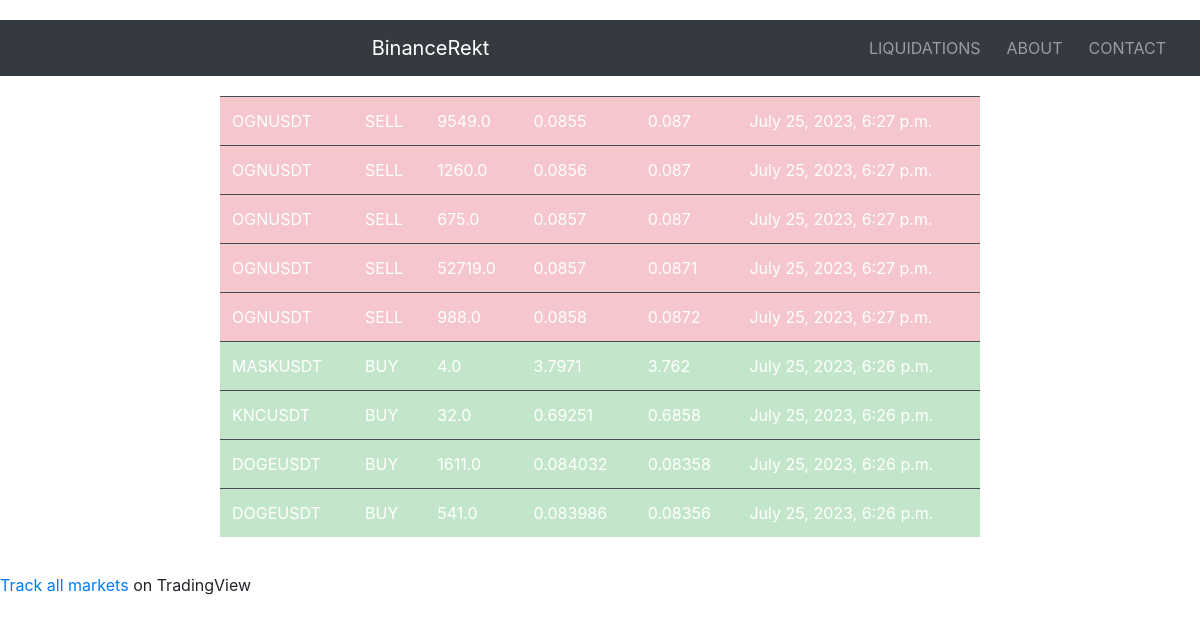
The page / on the database its author committed.
### liquidation_app/models.py (models this page shows)
class Liquidation(models.Model):
    symbol = models.CharField(max_length=10)
    side = models.CharField(max_length=10)
    order_type = models.CharField(max_length=10)
    time_in_force = models.CharField(max_length=10)
    original_quantity = models.FloatField()
    price = models.FloatField()
    average_price = models.FloatField()
    order_status = models.CharField(max_length=10)
    order_last_filled_quantity = models.FloatField()
    order_filled_accumulated_quantity = models.FloatField()
    order_trade_time = models.DateTimeField()

### liquidation_app/views.py (the view)
# urls.py: path('', dashboard, name='dashboard'),
def dashboard(request):
    liquidations = Liquidation.objects.order_by('-order_trade_time')[:25]
    context = {
    'liquidations': liquidations,
    }
    return render(request, 'liquidation_app/dashboard.html', context)

### liquidation_app/templates/liquidation_app/dashboard.html (shortened to what this page needs)
{% load static %}
<!DOCTYPE html>
<html lang="en">
<head>
    <link rel="stylesheet" href="https://stackpath.bootstrapcdn.com/bootstrap/4.3.1/css/bootstrap.min.css">
    <link rel="stylesheet" href="https://cdnjs.cloudflare.com/ajax/libs/animate.css/4.1.1/animate.min.css">
    <link rel="stylesheet" href="{% static 'css/style.css' %}">
    <nav class="navbar navbar-expand-lg navbar-dark bg-dark">
        <a class="navbar-brand" href="#">BinanceRekt</a>
        <div class="collapse navbar-collapse" id="navbarNav">
            <ul class="navbar-nav">
                <li class="nav-item">
                    <a class="nav-link" href="{% url 'dashboard' %}">Liquidations</a>
                </li>
                <li class="nav-item">
                    <a class="nav-link" href="{% url 'about' %}">About</a>
                </li>
                <li class="nav-item">
                    <a class="nav-link" href="{% url 'contact' %}">Contact</a>
                </li>
            </ul>
        </div>
    </nav>
</head>
<body class="crypto-theme">
    <div class="container">
            <table class="table table-dark" id="liquidation-table">
                <tbody id="liquidations">
                    {% for liquidation in liquidations %}
                        {% if forloop.counter <= 9 %}
                            <tr class="{% if liquidation.side == 'BUY' %}table-success{% else %}table-danger{% endif %}">
                                <td>{{ liquidation.symbol }}</td>
                                <td>{{ liquidation.side }}</td>
                                <td>{{ liquidation.original_quantity }}</td>
                                <td>{{ liquidation.price }}</td>
                                <td>{{ liquidation.average_price }}</td>
                                <td>{{ liquidation.order_trade_time }}</td>
                            </tr>
                        {% endif %}
                    {% endfor %}
                </tbody>
            </table>
        </div>
        <div class="tradingview-widget-container">
            <div class="tradingview-widget-copyright">
                <a href="https://www.tradingview.com/" rel="noopener nofollow" target="_blank">
                    <span class="blue-text">Track all markets</span>
                </a> on TradingView
            </div>
        </div>
</body>
</html>

### liquidation_app/static/css/style.css (style rules this page uses)
.container { max-width: 800px; margin: 0 auto; padding: 20px; }
.navbar-brand { text-align: center; width: 100%; }
.navbar-nav .nav-item { margin-right: 10px; }
.navbar-nav .nav-link { padding: 5px 10px; }
.navbar-nav .nav-link { text-transform: uppercase; }
.navbar-collapse { justify-content: center; }
.navbar { margin-top: 20px; }

### rows shown on the page
Liquidation: symbol "OGNUSDT", side "SELL", original_quantity "9549.0", price "0.0855", average_price "0.087", order_trade_time "July 25, 2023, 6:27 p.m."
Liquidation: symbol "OGNUSDT", side "SELL", original_quantity "1260.0", price "0.0856", average_price "0.087", order_trade_time "July 25, 2023, 6:27 p.m."
Liquidation: symbol "OGNUSDT", side "SELL", original_quantity "675.0", price "0.0857", average_price "0.087", order_trade_time "July 25, 2023, 6:27 p.m."
Liquidation: symbol "OGNUSDT", side "SELL", original_quantity "52719.0", price "0.0857", average_price "0.0871", order_trade_time "July 25, 2023, 6:27 p.m."
Liquidation: symbol "OGNUSDT", side "SELL", original_quantity "988.0", price "0.0858", average_price "0.0872", order_trade_time "July 25, 2023, 6:27 p.m."
Liquidation: symbol "MASKUSDT", side "BUY", original_quantity "4.0", price "3.7971", average_price "3.762", order_trade_time "July 25, 2023, 6:26 p.m."
Liquidation: symbol "KNCUSDT", side "BUY", original_quantity "32.0", price "0.69251", average_price "0.6858", order_trade_time "July 25, 2023, 6:26 p.m."
Liquidation: symbol "DOGEUSDT", side "BUY", original_quantity "1611.0", price "0.084032", average_price "0.08358", order_trade_time "July 25, 2023, 6:26 p.m."
Liquidation: symbol "DOGEUSDT", side "BUY", original_quantity "541.0", price "0.083986", average_price "0.08356", order_trade_time "July 25, 2023, 6:26 p.m."
